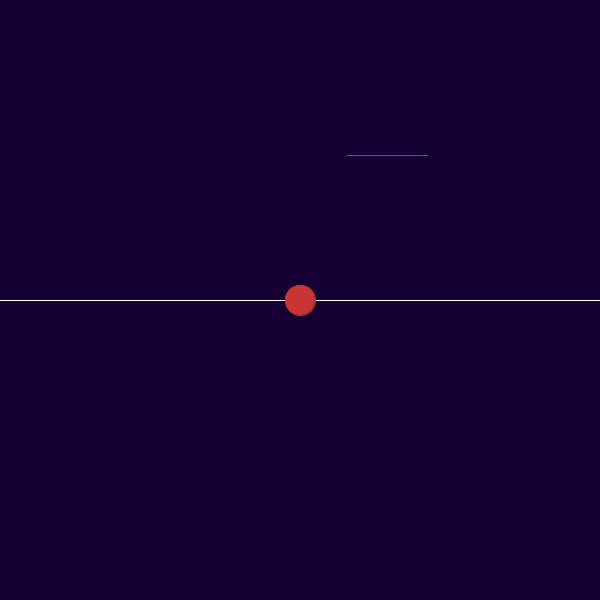
Frame 1 (no input)
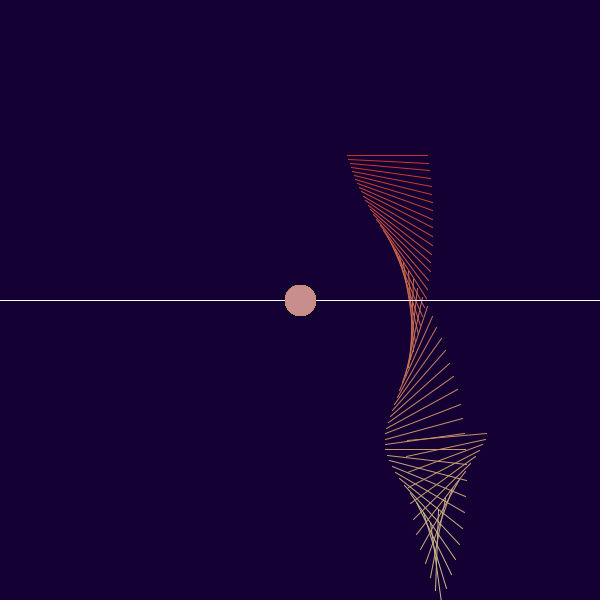
Frame 60 (the mouse pressed at the canvas centre just before this capture)
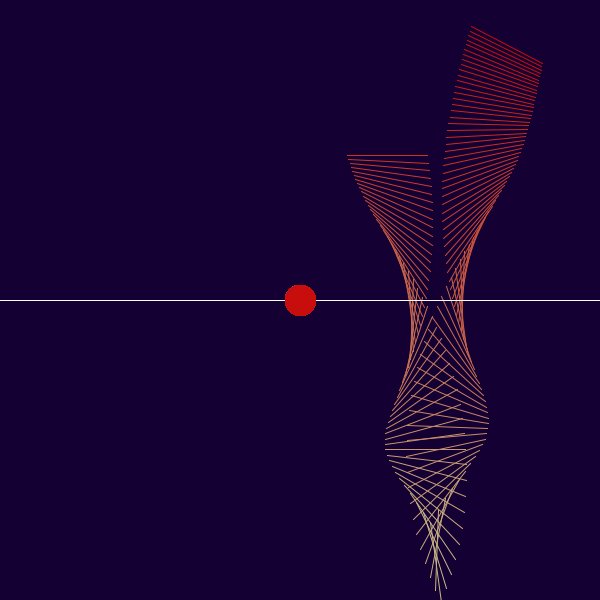
Frame 120 (the mouse held since frame 60 and released just before this capture)

The Processing sketch that drew these frames (run headless with seeded random() and noise(); from frame 60 on, the mouse is pressed at the canvas centre):

// Processing sketch: processing_164724
// ── processing_164724.pde

float red1x, red1y, red2x,red2y;
float red_x,red_y;
float vel_x,vel_y;
boolean up=false;
boolean left=false;
float curDeg=0;
float radious=40;
float deg;
int level=1;

void setup()
{
  size(600,600);
  background(20,0,50); 
  stroke(255,0,0); 

  strokeCap(PROJECT);
  red_x=random(0,600);
  red_y=random(0,600);
   vel_x=1;

}
void mousePressed(){
  
  float tVecX=red2x-red1x;
  float tVecY=red2y-red1y;
  
  float tVecMag = sqrt(tVecX*tVecX+tVecY*tVecY);
  
  float uVecX = width;
  float uVecY = 0;
  
  float uVecMag = sqrt(uVecX*uVecX+uVecY*uVecY);
  
  float dot = tVecX*uVecX +tVecY*uVecY;
  
  float cosine = dot/(tVecMag*uVecMag);
  
 
  if(cosine>-0.3&&cosine<0.3)level+=1;
}

void draw(){
  deg=radians(curDeg);
  red1x=red_x-radious*cos(deg);
  red1y=red_y+radious*sin(deg);
  red2x=red_x+radious*cos(deg);
  red2y=red_y-radious*sin(deg);
  
  vel_y=3+red_y/60;
  
  if(red1y>=600||red2y>=600)up=true;
  else if(red_y<=-30) up=false;
  if(red1x>=600||red2x>=600)left=true;
  else if(red1x<=0||red2x<=0) left=false;
  
  if(up==false){
  red_y+=vel_y;
    if(left==false){
    red_x+=vel_x;
    curDeg-=vel_y-3;
    }else if(left==true){
     red_x-=vel_x;
    curDeg+=vel_y-3;
    }
  }else if(up==true){
  red_y-=vel_y;
      if(left==false){
      red_x+=vel_x;
      curDeg-=vel_y-3;
      }else if(left==true){
      red_x-=vel_x;
      curDeg+=vel_y-3;
  }
  }
  stroke(255);
  line(0,height/2,width,height/2);
  strokeWeight(level);
  stroke(200,red_y/3,red_y/4); 
  fill(200,red_y/3,red_y/3); 
  line(red1x,red1y,red2x,red2y);
  
  for(int i=0;i>level;i++);{
  ellipse(width/2,height/2,30*level,30*level);
  }
  if(level==11){
   level=1;
  background(20,0,50); 
  }
}
